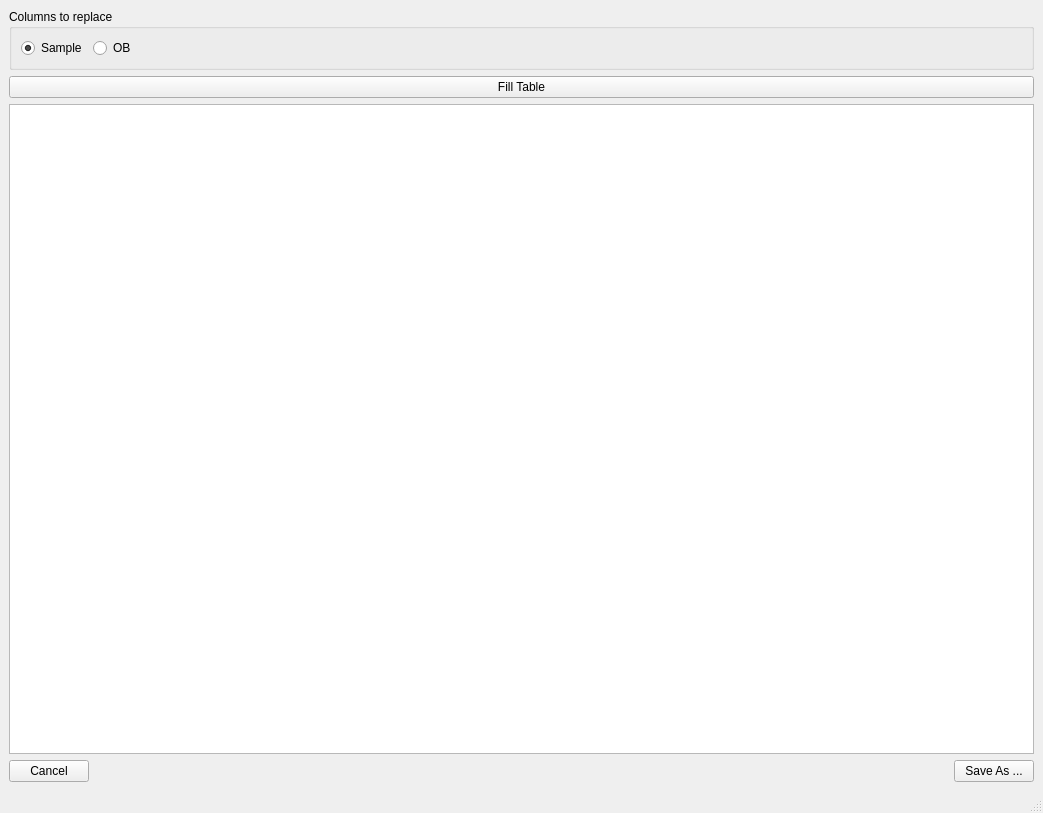
<?xml version="1.0" encoding="UTF-8"?>
<ui version="4.0">
 <class>MainWindow</class>
 <widget class="QMainWindow" name="MainWindow">
  <property name="geometry">
   <rect>
    <x>0</x>
    <y>0</y>
    <width>1043</width>
    <height>813</height>
   </rect>
  </property>
  <property name="windowTitle">
   <string>MainWindow</string>
  </property>
  <widget class="QWidget" name="centralwidget">
   <layout class="QVBoxLayout" name="verticalLayout">
    <item>
     <widget class="QGroupBox" name="groupBox">
      <property name="title">
       <string>Columns to replace</string>
      </property>
      <layout class="QHBoxLayout" name="horizontalLayout">
       <item>
        <widget class="QRadioButton" name="radioButton">
         <property name="text">
          <string>Sample</string>
         </property>
         <property name="checked">
          <bool>true</bool>
         </property>
        </widget>
       </item>
       <item>
        <widget class="QRadioButton" name="radioButton_2">
         <property name="text">
          <string>OB</string>
         </property>
        </widget>
       </item>
       <item>
        <spacer name="horizontalSpacer_2">
         <property name="orientation">
          <enum>Qt::Horizontal</enum>
         </property>
         <property name="sizeHint" stdset="0">
          <size>
           <width>40</width>
           <height>20</height>
          </size>
         </property>
        </spacer>
       </item>
      </layout>
     </widget>
    </item>
    <item>
     <widget class="QPushButton" name="pushButton">
      <property name="text">
       <string>Fill Table</string>
      </property>
     </widget>
    </item>
    <item>
     <widget class="QTableWidget" name="tableWidget"/>
    </item>
    <item>
     <layout class="QHBoxLayout" name="horizontalLayout_2">
      <item>
       <widget class="QPushButton" name="pushButton_2">
        <property name="text">
         <string>Cancel</string>
        </property>
       </widget>
      </item>
      <item>
       <spacer name="horizontalSpacer">
        <property name="orientation">
         <enum>Qt::Horizontal</enum>
        </property>
        <property name="sizeHint" stdset="0">
         <size>
          <width>40</width>
          <height>20</height>
         </size>
        </property>
       </spacer>
      </item>
      <item>
       <widget class="QPushButton" name="pushButton_3">
        <property name="text">
         <string>Save As ...</string>
        </property>
       </widget>
      </item>
     </layout>
    </item>
   </layout>
  </widget>
  <widget class="QMenuBar" name="menubar">
   <property name="geometry">
    <rect>
     <x>0</x>
     <y>0</y>
     <width>1043</width>
     <height>24</height>
    </rect>
   </property>
  </widget>
  <widget class="QStatusBar" name="statusbar"/>
 </widget>
 <resources/>
 <connections/>
</ui>
